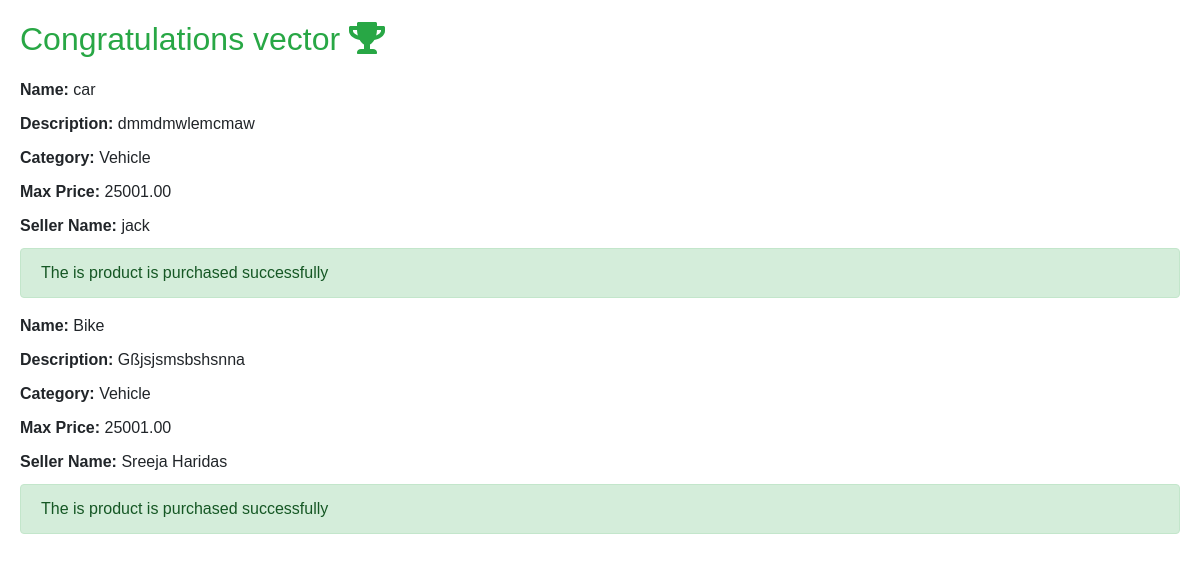
Page /buyer/view-winner/ (signed in) on the committed database.
### seller/models.py (models this page shows, shortened)
class Product(models.Model):
    seller = models.ForeignKey(SellerModel, on_delete=models.CASCADE)
    name = models.CharField(max_length=100)
    stock = models.IntegerField(null = True)
    pro_image = models.ImageField(upload_to='pro_image/',null=True)
    min_price = models.DecimalField(max_digits=10, decimal_places=2,null = True)
    max_price = models.DecimalField(max_digits=10, decimal_places=2, null=True, blank=True)
    description = models.TextField()
    CATEGORY_CHOICES = (
        ('Electronics', 'Electronics'),
        ('Home', 'Home'),
        ('Furniture', 'Furniture'),
        ('Vehicle' , 'Vehicle' )
    )
    category = models.CharField(max_length=20, choices=CATEGORY_CHOICES)
    winner = models.ForeignKey('buyer.BuyerModel', on_delete=models.SET_NULL, null=True, blank=True, related_name='won_products')
    is_closed = models.BooleanField(default= False, null=True, blank=True)
    is_paid = models.BooleanField(default=False)

class SellerModel(models.Model):
    name = models.CharField(max_length=100)
    phone = models.CharField(max_length=10)
    email = models.EmailField(unique = True)
    password = models.CharField(max_length=6)

### buyer/models.py (models this page shows, shortened)
class BuyerModel(models.Model):
    name = models.CharField(max_length=100)
    phone = models.CharField(max_length=10)
    email = models.EmailField(unique = True)
    password = models.CharField(max_length=6)

### buyer/views.py (the view)
# urls.py: path('view-winner/',views.ViewWinnerView,name='view-winner'),
def ViewWinnerView(request):
    if 'email' in request.session:
        email = request.session['email']
        try:
            buyer = BuyerModel.objects.get(email=email)
            products = Product.objects.filter(winner=buyer, is_closed=True)
            context = {'products': products}
            return render(request, 'winner.html', context)
        except BuyerModel.DoesNotExist:
            return redirect(BuyerLoginView)
    return redirect(BuyerLoginView)

### buyer/templates/winner.html (shortened to what this page needs)
<!DOCTYPE html>
<html lang="en">
<head>
    <link rel="stylesheet" href="https://stackpath.bootstrapcdn.com/bootstrap/4.3.1/css/bootstrap.min.css">
    <link rel="stylesheet" href="https://cdnjs.cloudflare.com/ajax/libs/font-awesome/5.15.3/css/all.min.css">
</head>
<body>
{% if products %}
  <h2>Congratulations {{ products.0.winner.name }} <i class="fas fa-trophy"></i></h2>
  <ul>
    {% for product in products %}
      <li><strong>Name:</strong> {{ product.name }}</li>
      <li><strong>Description:</strong> {{ product.description }}</li>
      <li><strong>Category:</strong> {{ product.category }}</li>
      <li><strong>Max Price:</strong> {{ product.max_price }}</li>
      <li><strong>Seller Name:</strong> {{ product.seller.name }}</li>
      {% if product.is_paid == True %}
      <div class="alert alert-success" role="alert">
        The is product is purchased successfully
      </div>
      {% else %}
      <li>
        <button onclick="initiatePayment('{{ product.id }}')" class="btn btn-primary">Proceed to Payment <i class="fas fa-arrow-right"></i></button>
      </li>
      {% endif %}
    {% endfor %}
  </ul>
{% else %}
  <p>No products won yet.</p>
{% endif %}
</body>
</html>

### buyer/templates/winner.html (style rules this page uses)
body { font-family: 'Arial', sans-serif; margin: 20px; }
h2 { color: #28a745; margin-bottom: 20px; }
ul { list-style-type: none; padding: 0; }
li { margin-bottom: 10px; }

### rows in the picture
Product: winner.name "vector", name "car", description "dmmdmwlemcmaw", category "Vehicle", max_price "25001.00", seller.name "jack", is_paid "The is product is purchased successfully"
Product: name "Bike", description "Gßjsjsmsbshsnna", category "Vehicle", max_price "25001.00", seller.name "Sreeja Haridas", is_paid "The is product is purchased successfully"
